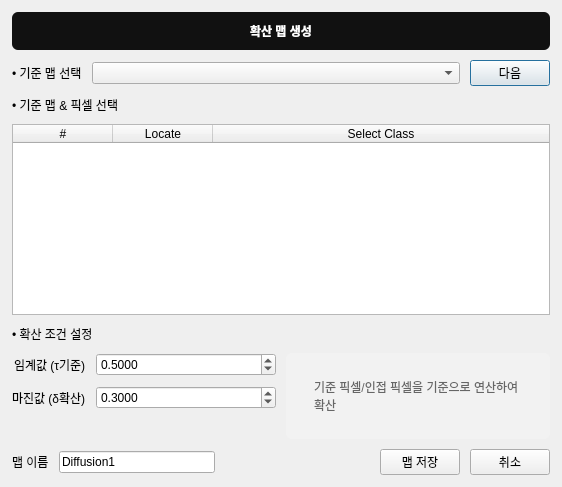
<?xml version="1.0" encoding="UTF-8"?>
<ui version="4.0">
 <class>DiffusionMapDialog</class>
 <widget class="QDialog" name="DiffusionMapDialog">
  <property name="geometry">
   <rect>
    <x>0</x>
    <y>0</y>
    <width>562</width>
    <height>487</height>
   </rect>
  </property>
  <property name="minimumSize">
   <size>
    <width>560</width>
    <height>480</height>
   </size>
  </property>
  <property name="windowTitle">
   <string>확산 맵 생성</string>
  </property>
  <layout class="QVBoxLayout" name="vl_root">
   <property name="spacing">
    <number>10</number>
   </property>
   <property name="leftMargin">
    <number>12</number>
   </property>
   <property name="topMargin">
    <number>12</number>
   </property>
   <property name="rightMargin">
    <number>12</number>
   </property>
   <property name="bottomMargin">
    <number>12</number>
   </property>
   <item>
    <widget class="QLabel" name="lblHeader">
     <property name="styleSheet">
      <string notr="true">QLabel{background:#111;color:#fff;padding:10px;border-radius:6px;}</string>
     </property>
     <property name="text">
      <string>&lt;b&gt;확산 맵 생성&lt;/b&gt;</string>
     </property>
     <property name="alignment">
      <set>Qt::AlignCenter</set>
     </property>
    </widget>
   </item>
   <item>
    <layout class="QHBoxLayout" name="hl_base_map">
     <item>
      <widget class="QLabel" name="lblBaseMap">
       <property name="text">
        <string>• 기준 맵 선택</string>
       </property>
      </widget>
     </item>
     <item>
      <widget class="QComboBox" name="cboBaseMap">
       <property name="sizePolicy">
        <sizepolicy hsizetype="Expanding" vsizetype="Fixed">
         <horstretch>0</horstretch>
         <verstretch>0</verstretch>
        </sizepolicy>
       </property>
      </widget>
     </item>
     <item>
      <widget class="QPushButton" name="btnNext">
       <property name="text">
        <string>다음</string>
       </property>
      </widget>
     </item>
    </layout>
   </item>
   <item>
    <widget class="QLabel" name="lblSeedTitle">
     <property name="text">
      <string>• 기준 맵 &amp; 픽셀 선택</string>
     </property>
    </widget>
   </item>
   <item>
    <widget class="QTableWidget" name="tblSeedPixels">
     <property name="sizePolicy">
      <sizepolicy hsizetype="Expanding" vsizetype="Expanding">
       <horstretch>0</horstretch>
       <verstretch>0</verstretch>
      </sizepolicy>
     </property>
     <property name="editTriggers">
      <set>QAbstractItemView::NoEditTriggers</set>
     </property>
     <property name="selectionMode">
      <enum>QAbstractItemView::SingleSelection</enum>
     </property>
     <property name="selectionBehavior">
      <enum>QAbstractItemView::SelectRows</enum>
     </property>
     <property name="rowCount">
      <number>0</number>
     </property>
     <property name="columnCount">
      <number>3</number>
     </property>
     <attribute name="horizontalHeaderStretchLastSection">
      <bool>true</bool>
     </attribute>
     <column>
      <property name="text">
       <string>#</string>
      </property>
     </column>
     <column>
      <property name="text">
       <string>Locate</string>
      </property>
     </column>
     <column>
      <property name="text">
       <string>Select Class</string>
      </property>
     </column>
    </widget>
   </item>
   <item>
    <widget class="QLabel" name="lblCondTitle">
     <property name="text">
      <string>• 확산 조건 설정</string>
     </property>
    </widget>
   </item>
   <item>
    <layout class="QHBoxLayout" name="hl_conditions">
     <item>
      <layout class="QFormLayout" name="fl_inputs">
       <property name="labelAlignment">
        <set>Qt::AlignRight|Qt::AlignTrailing|Qt::AlignVCenter</set>
       </property>
       <item row="0" column="0">
        <widget class="QLabel" name="lblTauBase">
         <property name="text">
          <string>임계값 (τ기준)</string>
         </property>
        </widget>
       </item>
       <item row="0" column="1">
        <widget class="QDoubleSpinBox" name="dsbTauBase">
         <property name="decimals">
          <number>4</number>
         </property>
         <property name="minimum">
          <double>0.000000000000000</double>
         </property>
         <property name="maximum">
          <double>1.000000000000000</double>
         </property>
         <property name="singleStep">
          <double>0.010000000000000</double>
         </property>
         <property name="value">
          <double>0.500000000000000</double>
         </property>
        </widget>
       </item>
       <item row="1" column="0">
        <widget class="QLabel" name="lblTauGrow">
         <property name="text">
          <string>마진값 (δ확산)</string>
         </property>
        </widget>
       </item>
       <item row="1" column="1">
        <widget class="QDoubleSpinBox" name="dsbTauGrow">
         <property name="decimals">
          <number>4</number>
         </property>
         <property name="minimum">
          <double>0.000000000000000</double>
         </property>
         <property name="maximum">
          <double>1.000000000000000</double>
         </property>
         <property name="singleStep">
          <double>0.010000000000000</double>
         </property>
         <property name="value">
          <double>0.300000000000000</double>
         </property>
        </widget>
       </item>
      </layout>
     </item>
     <item>
      <widget class="QFrame" name="frmGuide">
       <property name="styleSheet">
        <string notr="true">QFrame{background:#f2f2f2;color:#666;padding:8px;border-radius:6px;}</string>
       </property>
       <property name="frameShape">
        <enum>QFrame::StyledPanel</enum>
       </property>
       <layout class="QVBoxLayout" name="vl_guide">
        <item>
         <widget class="QLabel" name="lblGuide">
          <property name="text">
           <string>기준 픽셀/인접 픽셀을 기준으로 연산하여 확산</string>
          </property>
          <property name="wordWrap">
           <bool>true</bool>
          </property>
         </widget>
        </item>
       </layout>
      </widget>
     </item>
    </layout>
   </item>
   <item>
    <layout class="QHBoxLayout" name="hl_bottom">
     <item>
      <widget class="QLabel" name="lblMapName">
       <property name="text">
        <string>맵 이름</string>
       </property>
      </widget>
     </item>
     <item>
      <widget class="QLineEdit" name="txtMapName">
       <property name="text">
        <string>Diffusion1</string>
       </property>
      </widget>
     </item>
     <item>
      <spacer name="spacer_bottom">
       <property name="orientation">
        <enum>Qt::Horizontal</enum>
       </property>
       <property name="sizeHint" stdset="0">
        <size>
         <width>40</width>
         <height>20</height>
        </size>
       </property>
      </spacer>
     </item>
     <item>
      <widget class="QPushButton" name="btnSaveMap">
       <property name="text">
        <string>맵 저장</string>
       </property>
      </widget>
     </item>
     <item>
      <widget class="QPushButton" name="btnCancel">
       <property name="text">
        <string>취소</string>
       </property>
      </widget>
     </item>
    </layout>
   </item>
  </layout>
 </widget>
 <resources/>
 <connections/>
</ui>
